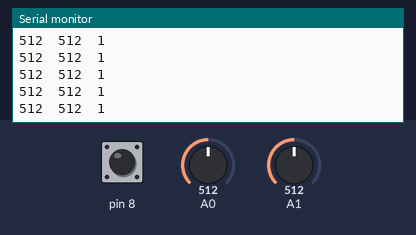
The sketch below on a simulated Arduino Uno, built with avr-gcc and run on an emulated ATmega328P. Parts: the last lines printed to the serial monitor. The test bench sets the inputs (shaded band); at power-on: A0 = 512, A1 = 512, pin 8 HIGH.

Above: at 1.2 s.
1.3 s: A0 set to 716
At 1.31 s:
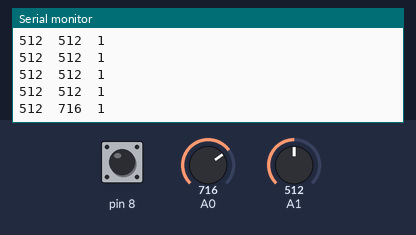
2.8 s: A1 set to 716
At 2.82 s:
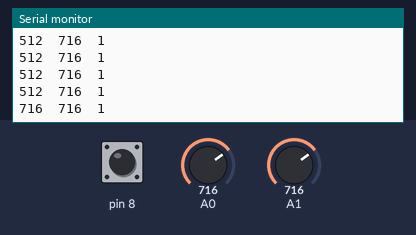
4.3 s: pin 8 pulled LOW for 0.15 s
At 4.33 s:
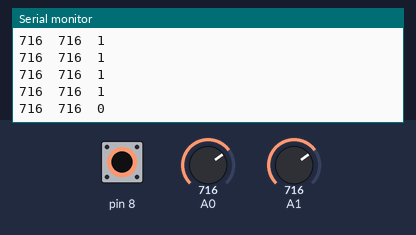
5.9 s: A0 set to 900
At 5.94 s:
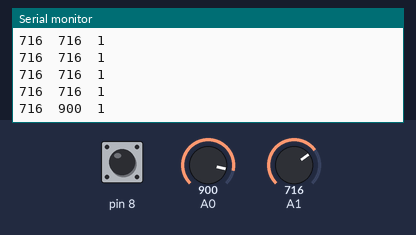
7.4 s: A1 set to 1023
At 7.45 s:
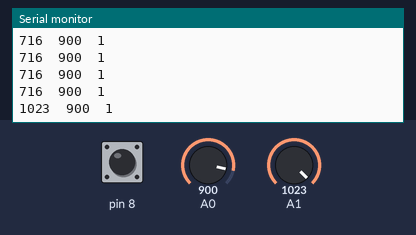
10.4 s: pin 8 pulled LOW for 1 s
At 10.47 s:
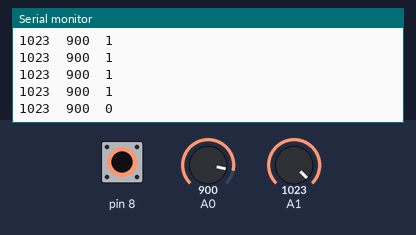
Timing chart, 0 to 13.4 s (numbered marks = the images above; inputs shaded):
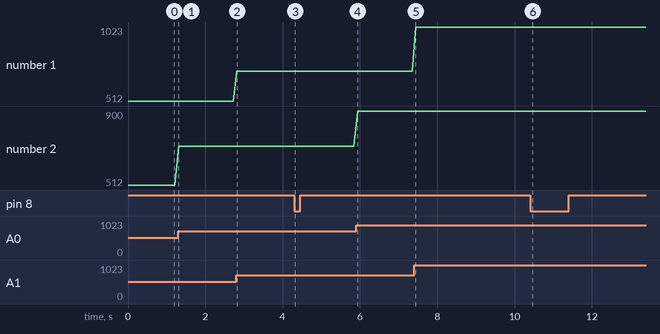

The sketch:

testJoystick.ino
```cpp
#include <LiquidCrystal_I2C.h>
#include <Wire.h>

// Set the LCD address to 0x27 for a 16 chars and 2 line display
LiquidCrystal_I2C lcd(0x27, 16, 2);  // I2C LCD 객체 선언

void setup()
{
  Serial.begin(9600); //시리얼 통신을 하기위한 통신속도설정
  pinMode(8, INPUT_PULLUP); /*
                                   Z축 스위치에 별도의 저항이 달려있지 않기 때문에 스위치가 눌린지 안눌린지 헷깔려하는
                                   `플로팅 현상`이 발생 합니다.
                                   이때문에 사용자가 쉽게 플로팅현상을 해결하기 위해서 아두이노에는 기본적으로
                                   내부에 풀업저항이 달려있습니다.
                                   플로팅현상을 해결하기 위해서 내부 PULLUP 코드를 사용 하였습니다.
                                   */
}

void loop()
{
  Serial.print(analogRead(A1)); // X축 값이 표기됩니다.
  Serial.print("  ");           //숫자가 헷깔리지않토록 중간에 공백칸을 두었습니다.
  Serial.print(analogRead(A0)); // X축 값이 표기 됩니다.
  Serial.print("  ");           //숫자가 헷깔리지않토록 중간에 공백칸을 두었습니다.
  Serial.println(digitalRead(8)); // Z축(스위치) 값이 표기됩니다.
  delay(100);
}
```

Measured:
- after the input at 1.3 s, the serial monitor: prints a new line at once (image 1)
- after the input at 2.8 s, the serial monitor: prints a new line at once (image 2)
- after the input at 4.3 s, the serial monitor: prints a new line at once (image 3)
- after the input at 5.9 s, the serial monitor: prints a new line at once (image 4)
- after the input at 7.4 s, the serial monitor: prints a new line after 0.05 s (image 5)
- after the input at 10.4 s, the serial monitor: prints a new line after 0.07 s (image 6)
- plotted number 1: 716 → 1023 after the input at 7.4 s
- plotted number 2: 512 → 716 after the input at 1.3 s, 716 → 900 after the input at 5.9 s
